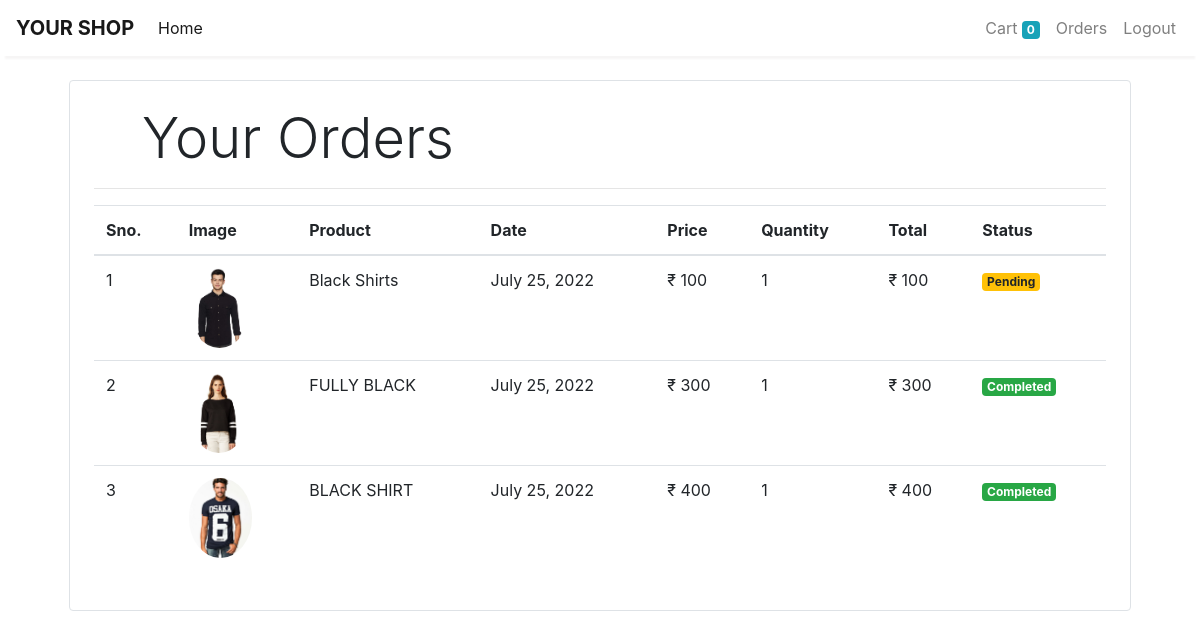
The page /orders (signed in) on the database its author committed.
### Ecommerce_app/models/orders.py (models this page shows, shortened)
class Order(models.Model):
    product = models.ForeignKey(Product,
                                on_delete=models.CASCADE)
    customer = models.ForeignKey(Customer,
                                 on_delete=models.CASCADE)
    quantity = models.IntegerField(default=1)
    price = models.IntegerField()
    address = models.CharField(max_length=50, default='', blank=True)
    phone = models.CharField(max_length=50, default='', blank=True)
    date = models.DateField(default=datetime.datetime.today)
    status = models.BooleanField(default=False)
    @staticmethod
    def get_orders_by_customer(customer_id):
        return Order.objects.filter(customer=customer_id).order_by('-date')

### Ecommerce_app/models/product.py (models this page shows, shortened)
class Product(models.Model):
    name = models.CharField(max_length=50)
    price = models.IntegerField(default=0)
    category = models.ForeignKey(Category, on_delete=models.CASCADE, default=1)
    description = models.CharField(max_length=200, default='' , null=True , blank=True)
    image = models.ImageField(upload_to='uploads/products/')

### Ecommerce_app/middlewares/auth.py (the view)
    def middleware(request):
        print(request.session.get('customer'))
        returnUrl = request.META['PATH_INFO']
        print(request.META['PATH_INFO'])
        if not request.session.get('customer'):
           return redirect(f'login?return_url={returnUrl}')
        response = get_response(request)
        return response

### Ecommerce_app/templatetags/coustm_filter.py (called while the page is built)
@register.filter(name='currency')
def currency(number):
    return "₹ "+str(number)

@register.filter(name='multiply')
def multiply(number , number1):
    return number * number1

### Ecommerce_app/views/orders.py (called while the page is built)
    def get(self , request ):
        customer = request.session.get('customer')
        orders = Order.get_orders_by_customer(customer)
        print(orders)
        return render(request , 'orders.html'  , {'orders' : orders})

### Ecommerce_app/templates/orders.html
{% extends 'base.html' %}
{% block content %}
{% load cart %}
{% load coustm_filter %}
<div class="container">
   <div class="border rounded p-4 m-4">
        <p class="display-4 pl-4 ml-4">Your Orders</p>
        <hr>
        <table class="table">
            <thead>
                <tr>
                    <th>Sno.</th>
                    <th>Image</th>
                    <th>Product</th>
                    <th>Date</th>
                    <th>Price</th>
                    <th>Quantity</th>
                    <th>Total</th>
                    <th>Status</th>
                </tr>
            </thead>
            <tbody>
                {% for order in orders %}
                <tr>
                    <td>{{forloop.counter}}</td>
                    <td><img style="height: 80px;" class="rounded-circle" src="{{order.product.image.url}}" alt=""></td>
                    <td>{{order.product.name}}</td>
                    <td>{{order.date}}</td>
                    <td>{{order.price|currency}}</td>
                    <td>{{order.quantity}}</td>
                    <td>{{order.quantity|multiply:order.price|currency}}</td>
                    {% if order.status %}
                    <td><small class="badge badge-success">Completed</small></td>
                    {%else%}
                    <td><small class="badge badge-warning">Pending</small></td>
                    {% endif %}
                </tr>
                {% endfor %}
            </tbody>
        </table>
   </div>
</div>
{% endblock %}

### rows shown on the page
Order: product.image (picture), product.name "Black Shirts", date "July 25, 2022", price "₹ 100", quantity "1", quantity|multiply "₹ 100", status "Pending"
Order: product.image (picture), product.name "FULLY BLACK", date "July 25, 2022", price "₹ 300", quantity "1", quantity|multiply "₹ 300", status "Completed"
Order: product.image (picture), product.name "BLACK SHIRT", date "July 25, 2022", price "₹ 400", quantity "1", quantity|multiply "₹ 400", status "Completed"

### other values the page prints
{{ request.session.cart.keys|length }} "0"
